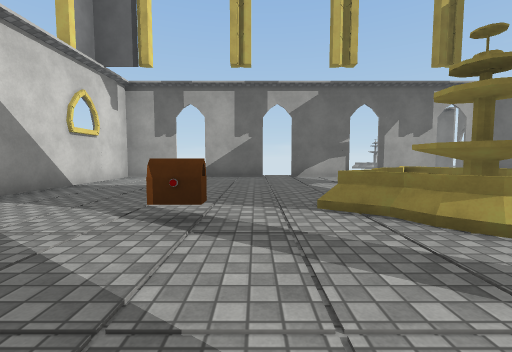
View 1 (above)

15 first-person views from a walk through a scene from a Unity 3-D project. The camera is 1.2 m above the floor, tilts 4° down and sees 90° across. The floor is counted in squares, 2 m on a side. Each view is taken from the middle of a square. On the plan, view 1 faces up. The plan holds only what a view shows up to about 9 squares ahead; the rest is blank. The place goes on beyond the plan. Some animated figures are left out. Door leaves are left out, so doorways stand open. Surface patterns are stand-ins for the level's own textures.

View 2
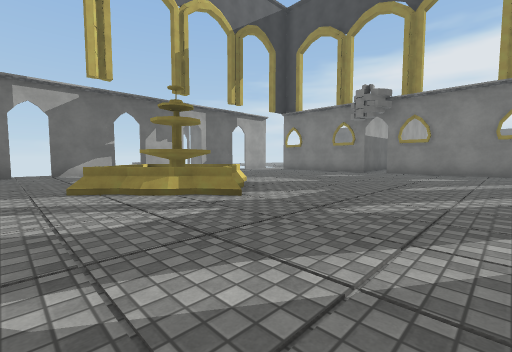

View 3
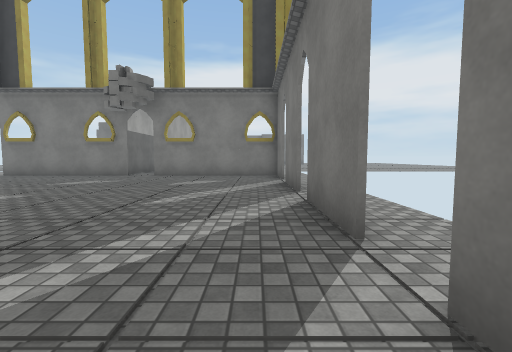

View 4
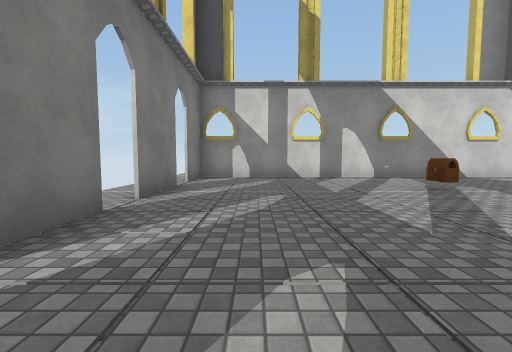

View 5
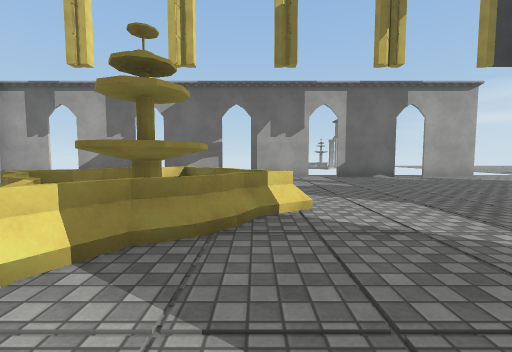

View 6
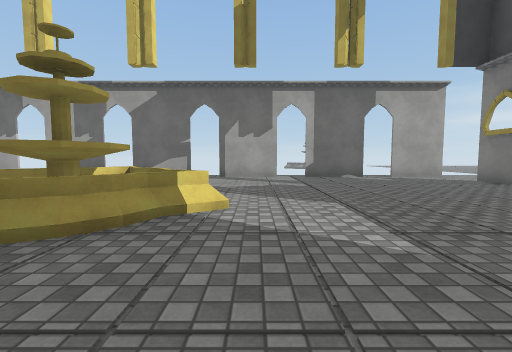

View 7
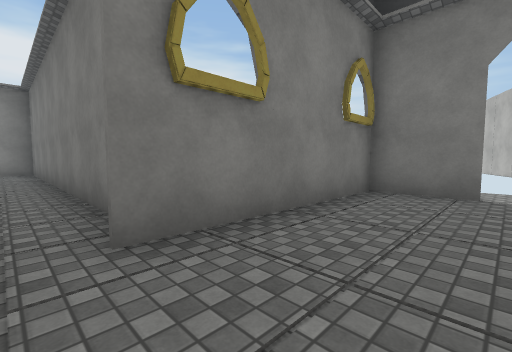

View 8
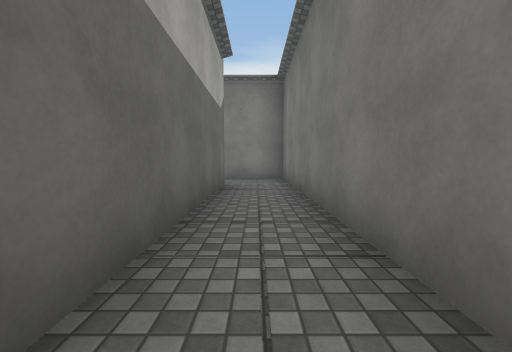

View 9
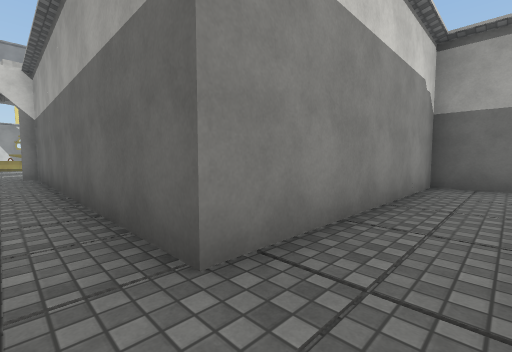

View 10
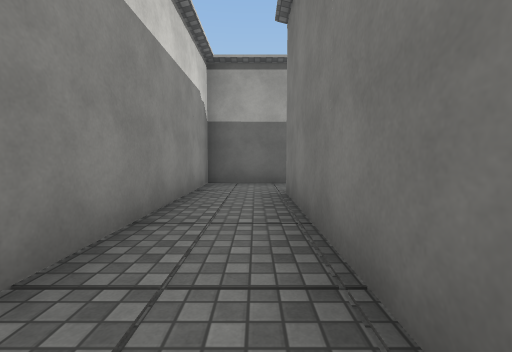

View 11
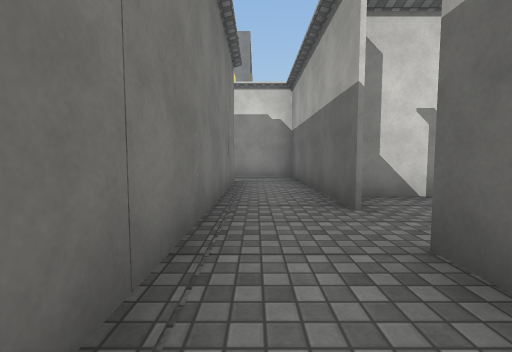

View 12
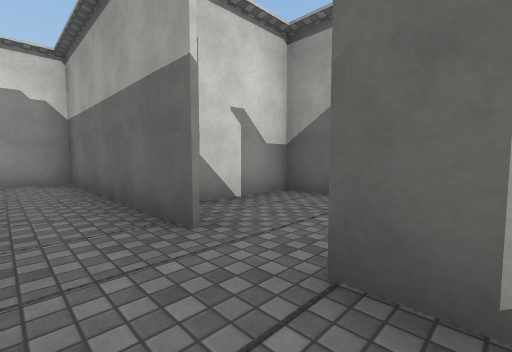

View 13
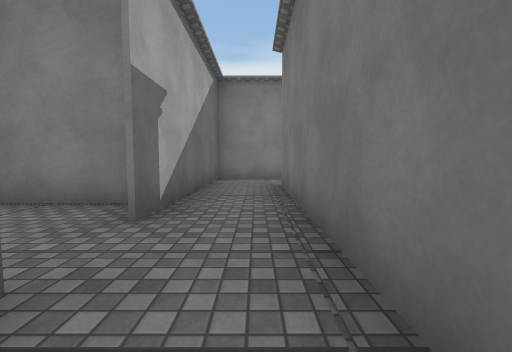

View 14
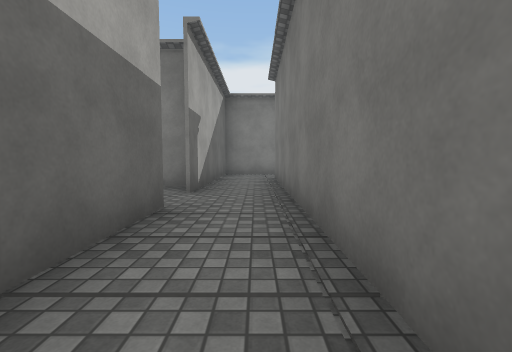

View 15
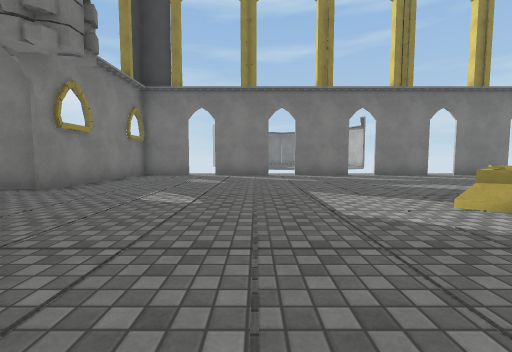

### Floor plan
Ten units are one square. View 1 is at (0, 0); x grows to the right and y downward. Boxes are objects, and circles mark ways between rooms. Rooms are numbered by the first view taken in them; rooms with no view inside come last. Other rooms are left out.
<svg viewBox="-45 -113 325 145">
<path fill="none" stroke="#000" d="M34 -34 34 -28 31 -25 27 -23 23 -25 20 -28M38 27 58 27M65 27 84 27M11 27 30 27M30 -81 11 -81M58 -81 38 -81M108 -24 108 -68M93 27 108 27 108 -16M2 -81 -16 -81M-16 27 3 27M85 -81 65 -81M-24 -81 -40 -81 -40 27 -25 27M110 -81 92 -81M35 -21 31 -19 27 -13 23 -19 18 -21 15 -27 8 -31M42 -31 38 -34M42 -32 44 -30 39 -26M24 -19 26 -15M19 -21 17 -23M30 -41 27 -47 24 -41M189 -64 189 -27 109 -27M111 -12 205 -12 205 -64M245 -64 275 -64M275 -81 252 -81M205 -64 245 -64M241 -81 189 -81 189 -64M240 -108 230 -108 230 -86M264 -84 264 -105"/>
<rect x="-15" y="-25" width="10" height="10" fill="#bbb"><title>other object</title></rect>
<rect x="-5" y="-25" width="10" height="10" fill="#bbb"><title>brown block</title></rect>
<circle cx="110" cy="-20" r="3" fill="#2a7"/>
<circle cx="200" cy="-60" r="3" fill="#2a7"/>
<circle cx="240" cy="-70" r="3" fill="#2a7"/>
<circle cx="250" cy="-90" r="3" fill="#2a7"/>
<text x="40" y="-20">1</text>
<text x="170" y="-20">2</text>
<text x="260" y="-70">3</text>
<text x="220" y="-70">4</text>
<text x="240" y="-100">5</text>
</svg>
Room 1 opens to room 2. Room 2 opens to room 4. Room 3 opens to room 4. Room 3 opens to room 5.

Where each view was taken, in squares from view 1:
view 1: 0 up, 0 right, facing up
view 2: 2 down, 0 right, facing up-right
view 3: 2 down, 2 right, facing right
view 4: 1 down, 4 right, facing left
view 5: 0 up, 4 right, facing up
view 6: 0 up, 5 right, facing up
view 7: 2 up, 9 right, facing down-right
view 8: 2 up, 13 right, facing right
view 9: 2 up, 20 right, facing up-left
view 10: 2 up, 20 right, facing up
view 11: 7 up, 27 right, facing left
view 12: 7 up, 26 right, facing up-left
view 13: 7 up, 23 right, facing right
view 14: 7 up, 21 right, facing right
view 15: 6 up, 7 right, facing down
